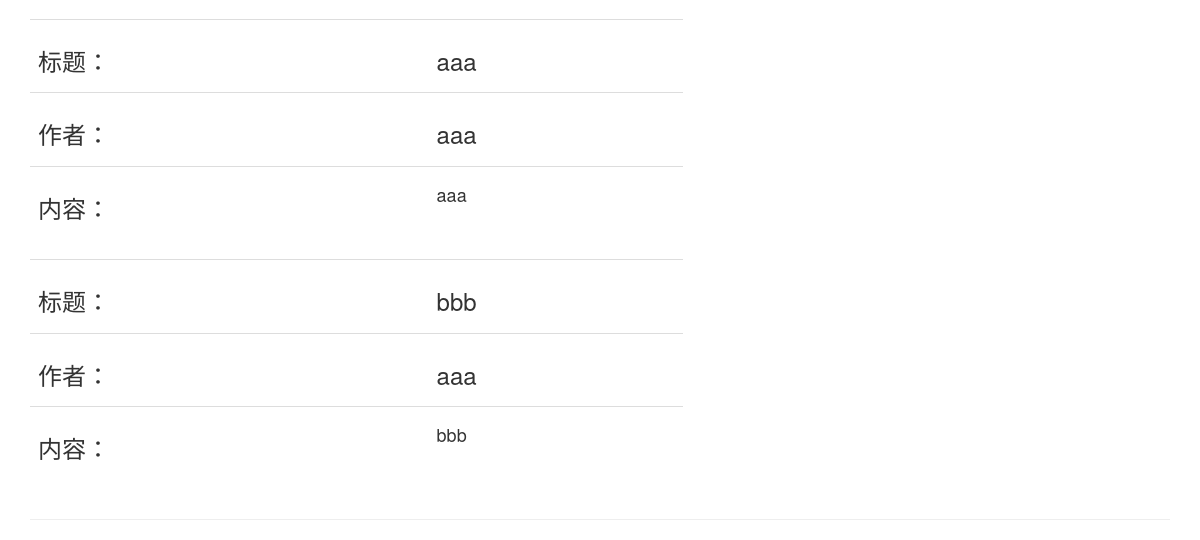
Before: /index (signed in, lower part) with the older database file.
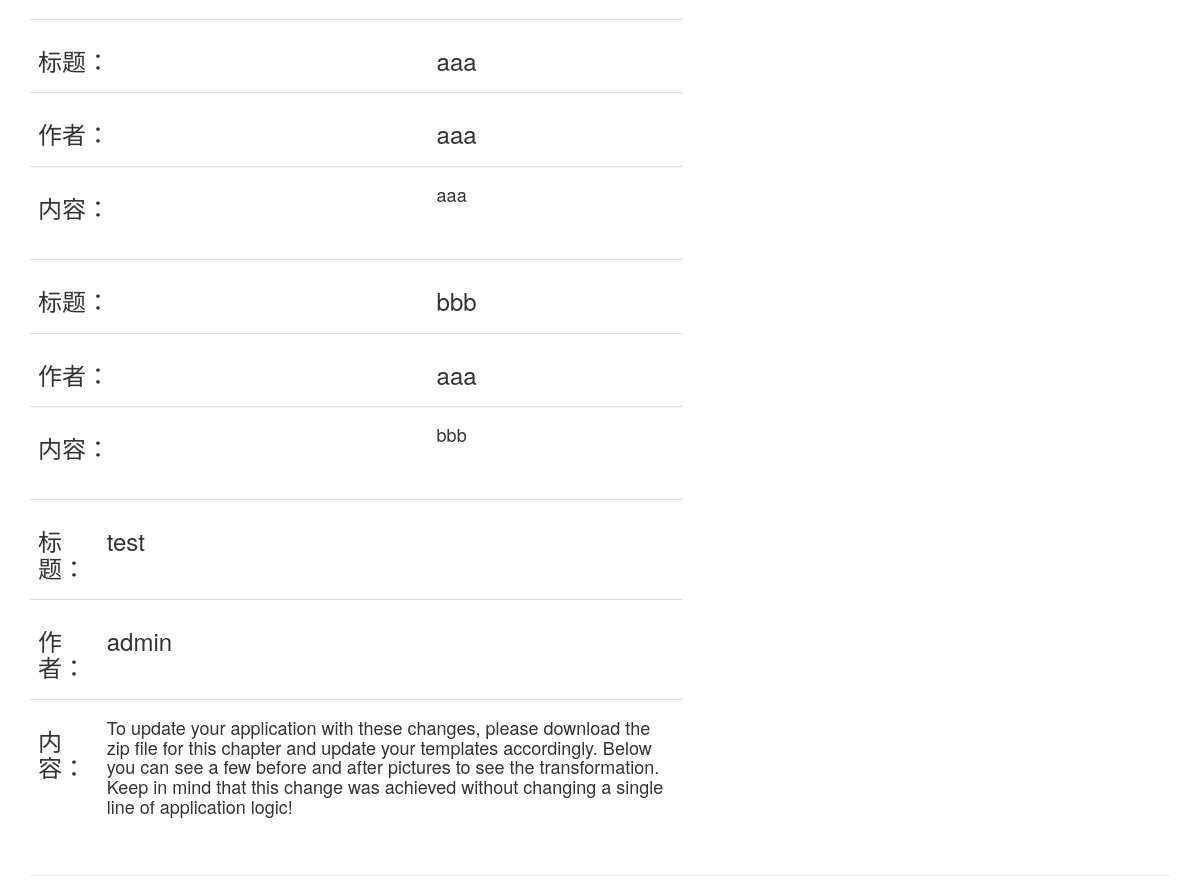
After: the same page with the newer database file.
### app/models.py (models this page shows, shortened)
class Post(db.Model):
    id = db.Column(db.Integer,primary_key=True)
    content = db.Column(db.String(256))
    title = db.Column(db.String(64),index=True,unique=True)
    timestamp =db.Column(db.DateTime,default=datetime.utcnow)
    user_id = db.Column(db.Integer,db.ForeignKey('user.id'))

class User(UserMixin,db.Model):
    id = db.Column(db.Integer,primary_key=True)
    username = db.Column(db.String(64),index=True,unique=True)
    email = db.Column(db.String(128),unique=True)
    password =db.Column(db.String(128))
    about_me = db.Column(db.String(256))
    posts = db.relationship('Post',backref = 'author',lazy = 'dynamic')

### app/routes.py (the view)
@app.route('/',methods=['GET','POST'])
@app.route('/index',methods=['GET','POST'])
@login_required
def index():
    form = PostForm()
    posts = Post.query.all()
    if form.validate_on_submit():
        post = Post(title = form.title.data,content = form.content.data,author =current_user)
        db.session.add(post)
        db.session.commit()
        flash('文章一发不!')
        return redirect(url_for('index'))
    return render_template('index.html',form = form,posts = posts,username = '左旭')

### app/models.py (called while the page is built)
@login.user_loader
def user_loader(id):
    return User.query.get(int(id))

### app/routes.py (called while the page is built)
@app.before_request
def before_request():
    if current_user.is_authenticated:
        current_user.last_seen = datetime.now()
        db.session.commit()

### app/templates/index.html (shortened to what this page needs)
{%  extends "base.html" %}
{% import "bootstrap/wtf.html" as wtf %}
{% block custom_content  %}
    <div class="row">
        <div class="col-md-7 ">
            {% for p in posts %}
                {% include '_postArtical.html' %}
            {% endfor %}
        </div>
    </div>
    <hr>
{% endblock %}

### app/templates/_postArtical.html
<table class="table table-hover">
    <tr>
        <td><h3>标题：</h3></td>
        <td><h3>{{ p.title }}</h3></td>
    </tr>
    <tr>
        <td><h3>作者：</h3></td>
        <td><h3>{{ p.author.username }}</h3></td>
    </tr>
    <tr>
        <td><h3>内容：</h3></td>
        <td><h4>{{ p.content }}</h4></td>
    </tr>
</table>

Changed rows visible on the page:
added Post: title "test", author.username "admin", content "To update your application with these changes, please download the zip file for this chapter and update your templates accordingly. Below you can see a few before and after pictures to see the transformation. Keep in mind that this change was achieved without changing a single line of application logic!"
